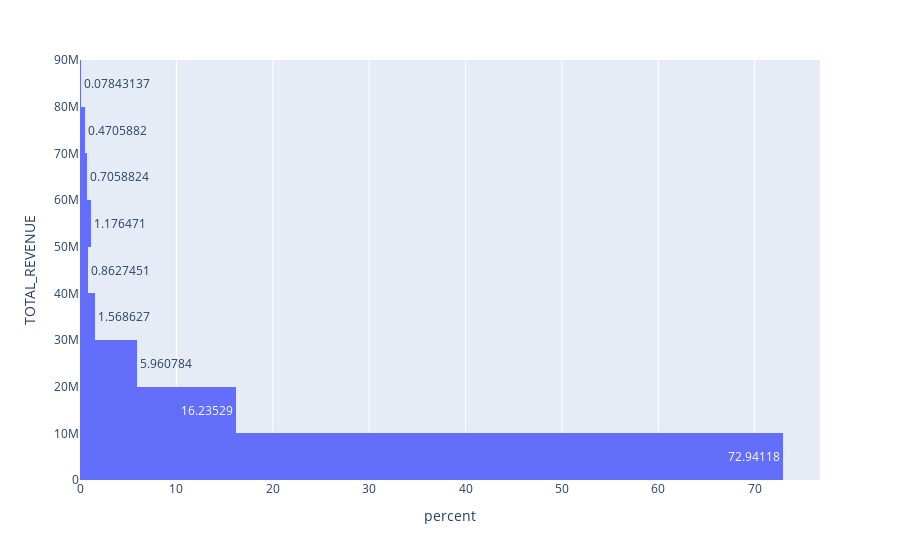

Source (notebook cell):
### Code cell
px.histogram(education, 
             y="TOTAL_REVENUE",
             text_auto=True,
             histnorm="percent",
             nbins=10)

### Figure 1 — Plotly figure (JSON) as saved in the notebook; plotly's stock layout.template omitted (floating-point values rounded to 4 significant figures; data arrays with more than 128 entries replaced by an {"elided": "..."} marker saying what was removed)
{"data": [{"alignmentgroup": "True", "bingroup": "y", "histnorm": "percent", "hovertemplate": "percent=%{x}<br>TOTAL_REVENUE=%{y}<extra></extra>", "legendgroup": "", "marker": {"color": "#636efa", "pattern": {"shape": ""}}, "name": "", "nbinsy": 10, "offsetgroup": "", "orientation": "h", "showlegend": false, "texttemplate": "%{value}", "type": "histogram", "xaxis": "x", "y": {"elided": "1715 int values"}, "yaxis": "y"}], "layout": {"barmode": "relative", "legend": {"tracegroupgap": 0}, "margin": {"t": 60}, "xaxis": {"anchor": "y", "domain": [0, 1], "title": {"text": "percent"}}, "yaxis": {"anchor": "x", "domain": [0, 1], "title": {"text": "TOTAL_REVENUE"}}}}
